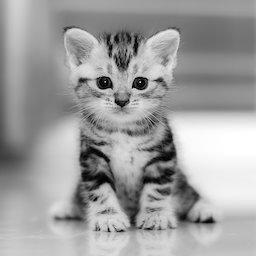
#> input picture Aulas/kitten.jpg, 256 x 256 px; its folder holds only this picture in this run
$ jupyter execute --allow-errors Aula_02_comA9_2.ipynb
#> lines starting #> are read from the running program, lines starting #| are printed output that depends on the picture
[cell 1]
import numpy as np
from sklearn.feature_extraction.text import CountVectorizer
from sklearn.metrics.pairwise import cosine_similarity
import glob

# Problema 1: Portifolio de Investimentos

## Dados:
 Série histórica de retornos de investimentos ao longo de 12 meses

[cell 2]
"""
Análise de Risco de Portfolio de Investimentos

Use normas e desvio padrão para analisar risco e retorno de investimentos.
"""
print("\n" + "=" * 60)
print("ANÁLISE DE RISCO DE PORTFOLIO DE INVESTIMENTOS")
print("=" * 60)

# Retornos mensais (%) de 5 ativos durante 12 meses
ativos = ['Ação A', 'Ação B', 'Ação C', 'Título D', 'Fundo E']

retornos = np.array([
    [2.1, -1.5, 3.2, 0.8, 1.2],   # Mês 1
    [1.8, 2.3, -0.5, 0.9, 1.1],   # Mês 2
    [-0.5, 1.8, 2.1, 0.7, 0.9],   # Mês 3
    [3.2, -2.1, 1.8, 0.8, 1.3],   # Mês 4
    [0.9, 3.5, -1.2, 0.6, 1.0],   # Mês 5
    [2.5, 0.8, 2.8, 0.9, 1.4],    # Mês 6
    [-1.2, 2.9, 0.5, 0.7, 0.8],   # Mês 7
    [1.6, -0.8, 3.1, 0.8, 1.2],   # Mês 8
    [2.8, 1.5, -0.8, 0.6, 1.1],   # Mês 9
    [0.3, 2.7, 1.9, 0.9, 1.3],    # Mês 10
    [1.9, -1.3, 2.4, 0.7, 0.9],   # Mês 11
    [2.2, 1.1, 0.7, 0.8, 1.2]     # Mês 12
])

print("Retornos mensais (%) dos ativos:")
print(f"{'Mês':<5}", end="")
for ativo in ativos:
    print(f"{ativo:>10}", end="")
print()

for i in range(12):
    print(f"{i+1:<5}", end="")
    for j in range(5):
        print(f"{retornos[i,j]:>10.1f}", end="")
    print()

[cell 3]
# a) Análise de retorno e risco individual
print(f"\na) Análise individual dos ativos:")
print(f"{'Ativo':<10} {'Retorno Médio':<15} {'Risco (Std)':<12} {'Sharpe Ratio':<12}")

retornos_medios = np.mean(retornos, axis=0)
riscos = np.std(retornos, axis=0)
sharpe_ratios = retornos_medios / riscos

for i, ativo in enumerate(ativos):
    pass
    print(f"{ativo:<10} {retornos_medios[i]:<15.2f} {riscos[i]:<12.3f} {sharpe_ratios[i]:<12.3f}")

### b) Análise de correlação usando produto interno
- Normalizar os retornos (centrar na média)
    - retornos_centrados = retornos - retornos_medios

- Exercício: Calcular a matriz de correlação usando produto interno
    - $ C_{ij} = <v_i, v_j> / (||v_i||\cdot ||v_j||)$

[cell 4]
# b) Análise de correlação usando produto interno
retornos_centrados = retornos - retornos_medios
#a linha de cima tira a media de cada elemento da matriz

print("Matriz de retornos centrados:")
print(retornos_centrados)

# Calcular a matriz de correlação usando produto interno
num_ativos = retornos_centrados.shape[1] # pega a quantidade de ativos que sera usado
matriz_correlacao = np.zeros((num_ativos, num_ativos)) #cria uma  matriz da dimensao num_ativos com zeros

#os for aninhados mostram que eu farei o calculo de  cada elemento da matriz fazendo linha por coluna ,se pa
for i in range(num_ativos):
    for j in range(num_ativos):
        v_i = retornos_centrados[:, i]
        v_j = retornos_centrados[:, j]

        # Calcular o produto interno
        produto_interno = np.dot(v_i, v_j)

        # Calcular as normas (magnitudes)
        norma_v_i = np.linalg.norm(v_i)
        norma_v_j = np.linalg.norm(v_j)

        # Calcular a correlação
        if norma_v_i != 0 and norma_v_j != 0:
            matriz_correlacao[i, j] = produto_interno / (norma_v_i * norma_v_j)
        else:
            matriz_correlacao[i, j] = 0 # Evita divisão por zero se um dos vetores for zero

print("\nMatriz de Correlação:")
print(matriz_correlacao)
#diagonal é sempre 1
#note q é simétrica e poderia fazer apenas para um lado da diagonal e dps copiar
#essa correlação mostra que os "ativos" são semelhantes perante esses argumentos, se uma cresce a outra tb (talvez) cresce se tiverem corr parecidas
#mas corr não implica uma causalidade

[cell 5]
# c) Análise de portfolios
print(f"\nc) Análise de diferentes portfolios:")

# Portfolio 1: Igualmente distribuído
pesos1 = np.array([0.2, 0.2, 0.2, 0.2, 0.2])

# Portfolio 2: Conservador (mais em títulos)
pesos2 = np.array([0.1, 0.1, 0.1, 0.5, 0.2])

# Portfolio 3: Agressivo (mais em ações)
pesos3 = np.array([0.4, 0.3, 0.3, 0.0, 0.0])

portfolios = [pesos1, pesos2, pesos3]
nomes_portfolios = ['Equilibrado', 'Conservador', 'Agressivo']

print(f"{'Portfolio':<12} {'Retorno':<10} {'Risco':<10} {'Sharpe':<10}")

for i, (nome, pesos) in enumerate(zip(nomes_portfolios, portfolios)):
    pass
    # Retorno esperado do portfolio
    retorno_medio_portifolio = np.dot(retornos_medios,pesos)
    # Risco do portfolio (norma dos retornos ponderados centrados)
    retornos_ponderado = np.dot(retornos,pesos)
    risco_portfolio = np.std(retornos_ponderado)

    # Sharpe ratio
    shape_portifolio = retorno_medio_portifolio/risco_portfolio
    print(f"{nome:<12} {retorno_medio_portifolio:<10.2f} {risco_portfolio:<10.3f} {shape_portifolio:<10.3f}")

# Problema 2: Sistema de busca simples

## Dados:
- Lista de documentos ou páginas
- texto de busca

[cell 6]
# Leitura dos arquivos de texto
print("\nLeitura de arquivos de texto:")
doc_dir = "." # Corrected directory to current directory
arquivos = glob.glob(f"*.txt") # Corrected glob pattern
docs = []
file_names = [arquivo.split('/')[-1].replace('.txt', '') for arquivo in arquivos]
for arquivo in arquivos:
    with open(arquivo, 'r', encoding='utf-8') as f:
        docs.append(f.read())

# Exemplo de arquivos lidos
print(f"Arquivos encontrados: {len(docs)}")
if docs: # Added check to prevent error if no files are found
    print("Primeiro arquivo lido:")
    print(docs[0][:100] + "...")  # Exibe os primeiros 100 caracteres do primeiro arquivo
else:
    print("Nenhum arquivo .txt encontrado.")

[cell 7]
from sklearn.feature_extraction.text import CountVectorizer
from sklearn.metrics.pairwise import cosine_similarity
import numpy as np
# criação do vetor de características
stopwords_pt = ['a', 'o', 'e', 'de', 'do', 'da', 'em', 'um', 'para', 'com', 'não', 'uma', 'os', 'no', 'se', 'na', 'por', 'mais', 'as', 'dos', 'como', 'mas', 'foi', 'ao', 'ele', 'das', 'tem', 'à', 'seu', 'sua', 'ou', 'ser', 'quando', 'muito', 'há', 'nos', 'já', 'está', 'eu', 'também', 'só', 'pelo', 'pela', 'até', 'isso', 'ela', 'entre', 'era', 'depois', 'sem', 'mesmo', 'aos', 'ter', 'seus', 'quem', 'nas', 'me', 'esse', 'eles', 'estão', 'você', 'tinha', 'foram', 'essa', 'num', 'nem', 'suas', 'meu', 'às', 'minha', 'têm', 'numa', 'pelos', 'elas', 'havia', 'seja', 'qual', 'será', 'nós', 'tenho', 'lhe', 'deles', 'essas', 'esses', 'pelas', 'este', 'dele', 'tu', 'te', 'vocês', 'vos', 'lhes', 'meus', 'minhas', 'teu', 'tua', 'teus', 'tuas', 'nosso', 'nossa', 'nossos', 'nossas', 'dela', 'delas', 'esta', 'estes', 'estas', 'aquele', 'aquela', 'aqueles', 'aquelas', 'isto', 'aquilo', 'estou', 'está', 'estamos', 'estão', 'estive', 'esteve', 'estivemos', 'estiveram', 'estava', 'estávamos', 'estavam', 'estivera', 'estivéramos', 'esteja', 'estejamos', 'estejam', 'estivesse', 'estivéssemos', 'estivessem', 'estiver', 'estivermos', 'estiverem', 'hei', 'há', 'havemos', 'hão', 'houve', 'houvemos', 'houveram', 'houvera', 'houvéramos', 'haja', 'hajamos', 'hajam', 'houvesse', 'houvéssemos', 'houvessem', 'houver', 'houvermos', 'houverem', 'houverei', 'houverá', 'houveremos', 'houverão', 'houveria', 'houveríamos', 'houveriam', 'sou', 'somos', 'são', 'era', 'éramos', 'eram', 'fui', 'foi', 'fomos', 'foram', 'fora', 'fôramos', 'seja', 'sejamos', 'sejam', 'fosse', 'fôssemos', 'fossem', 'for', 'formos', 'forem', 'serei', 'será', 'seremos', 'serão', 'seria', 'seríamos', 'seriam', 'tenho', 'tem', 'temos', 'tém', 'tinha', 'tínhamos', 'tinham', 'tive', 'teve', 'tivemos', 'tiveram', 'tivera', 'tivéramos', 'tenha', 'tenhamos', 'tenham', 'tivesse', 'tivéssemos', 'tivessem', 'tiver', 'tivermos', 'tiverem', 'terei', 'terá', 'teremos', 'terão', 'teria', 'teríamos', 'teriam']
vectorizer = CountVectorizer(stop_words=stopwords_pt)
#> (the rest of this cell did not finish here and is left out)

[cell 8]
# exemplo de busca: Buscar documento com menor distancia euclidiana
from sklearn.metrics.pairwise import euclidean_distances
import numpy as np
print("\nExemplo de busca: Buscar documento com menor distância euclidiana")
texto_busca = "qual a comida mais popular do Brasil"
#> (the rest of this cell did not finish here and is left out)

[cell 9]
# Exercicio: mude o critério de busca para encontrar documentos que estejam mais proximos pela distancia euclidiana
#feito em cima
#cada linha é a cada e cada coluna representa as suas caract, a != das casas ou comprações desse tipo é bem dada por escalas, por isso é necessário o uso de padronização dos vetores. Essa padronização é ideal entre os vetores entao no caos do exemplo tem que padronizar por cada propriedade, as quais estão dispostas em colunas
#ELe vai alterar a dist dos elem e diminuir os outliers entre as "propriedades" da casa, vai ficar tipo uma dist normal
#Essa padronização viabiliza comparações, vai manter as escalas entre os mesmos atributos.
#padronização == zscore(data)
#[:,i] para tds linha da coluna i
#ele ta fazendo a padronização de cada vetor(cada coluna) e armaz td junto numa matriz, pq dps da para fazer o slice
#erro pq é só int ai tem q por um dos valore do vetor como float
#na lista padroniza os atributos de cada país.

[cell 10]
min_max = lambda x: np.max(x) - np.min(x)
dif_last_first = lambda x: x[-1] - x[0]

# [16 lines left out: function test_linear_mult, not called in this run]


def ret_vet_a(f,n):
  pass
f_prod = lambda x,a: np.dot(x,a)

se pa q agr vamos tratar de LI e LD
Conjunto vazio é LI, pq o nada não pode se relacionar com nada, não há vetores para combinar.
A ortogonalização é um passo que cria vetores ortogonais, enquanto a ortonormalização é um passo adicional que também garante que esses vetores sejam normalizados (de comprimento unitário), culminando num conjunto ortonormal.
Algol de recomendações, as quais usam matriz é necessário o processo de ortogonalização no algol.

[cell 11]
v1 = [1,0,1]
v2 = [0,1,1]
v3 = [1,1,1]

colecao_v = [v1,v2,v3]


def proj(u,v):
  return (np.dot(u,v)/np.dot(u,u))*u

def rank(matrix_vets):
  return np.linalg.matrix_rank(matrix_vets)
def is_ld(colecao_vets):
    mtx = np.array(colecao_vets).T
    rank(mtx)
    return rank(mtx) == len(colecao_vets)

if is_ld(colecao_v):
  print("A coleção é LD")
else:
  print("A coleção não é LD")

# [14 lines left out: function ortogonaliz, not called in this run]

[cell 12]
import numpy as np

def is_linearly_dependent(vets):
  """
  Verifica se um conjunto de vetores é linearmente dependente.

  Args:
    vets: Uma lista de vetores.

  Returns:
    True se os vetores forem linearmente dependentes, False caso contrário.
  """
  # Cria uma matriz a partir dos vetores
  matrix = np.array(vets).T # Transpõe para que cada coluna seja um vetor

  # Calcula o rank da matriz
  rank = np.linalg.matrix_rank(matrix)

  # Verifica se o rank é menor que o número de vetores
  return rank < len(vets)

# Example usage:
v1 = [1, 0, 1]
v2 = [0, 1, 1]
v3 = [1, 1, 2] # v3 = v1 + v2 (linearly dependent)

if is_linearly_dependent([v1, v2, v3]):
  print("Os vetores são linearmente dependentes.")
else:
  print("Os vetores são linearmente independentes.")

v4 = [1, 0, 0]
v5 = [0, 1, 0]
v6 = [0, 0, 1] # Linearly independent

if is_linearly_dependent([v4, v5, v6]):
  print("Os vetores são linearmente dependentes.")
else:
  print("Os vetores são linearmente independentes.")

Matrizes
Matrizes são como vetores com +dimensões

#> (a cell that did not finish here is left out)

[cell 14]
#Projeção em um vetor é uma operação linear (verifique). Crie a matriz de projeção em um vetor qualquer.
#tu achou essa matriz M, esta no caderno antigo começando do verso dele
def projecao(u,v):
  return (np.dot(u,v)/np.dot(u,u))*u

print(projecao(np.array([1,2]),np.array([3,4])))
u = np.array([4.0,3.0])
v = np.array([1,2])

#se for quadrada ela tera um padrao da diag princ com quadrados e o resto com prod entre os elem

def proj_mat(u):
  proj =np.array([
      [u[0]**2,u[0]*u[1]],
      [u[0]*u[1],u[1]**2]
  ])
  proj /=np.dot(u,u)
  return proj

def proj_mat2(u):
  proj = np.outer(u,u) / np.dot(u,u)
  return proj

M_proj = proj_mat(u)
print(M_proj)
print("\n\n")
vet_proj = M_proj @ v
print(vet_proj)

[cell 15]
#Aula 07
import numpy as np
from PIL import Image
import matplotlib.pyplot as plt
from scipy.signal import convolve2d

img = Image.open('kitten.jpg')
#> img is the input picture: PIL image 256x256 L; min 0, max 255, mean 159.3
img_array = np.array(img)

plt.imshow(img_array, cmap='grey')


## Adiciona ruido na imagem:
def sp_noise(image,prob):
    '''
    Add salt and pepper noise to image
    prob: Probability of the noise
    '''
#> called with prob = 0.01
    output = np.zeros(image.shape,np.uint8)
    thres = 1 - prob
    for i in range(image.shape[0]):
        for j in range(image.shape[1]):
            rdn = np.random.random()
            if rdn < prob:
                output[i][j] = 0
            elif rdn > thres:
                output[i][j] = 255
            else:
                output[i][j] = image[i][j]
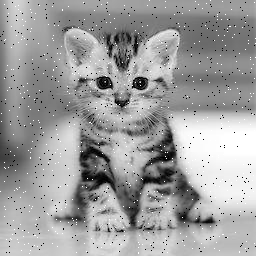
#> output: shape (256, 256); min 0, max 255, mean 158.6
    return output

img_sp = sp_noise(img_array, prob=0.01)
plt.imshow(img_sp, cmap='gray')

## Filtro de blur:
filter_size = 3
blur_filter = np.full((filter_size,filter_size), 1.0/(filter_size**2))

## Usa o filtro atravez de convolução

img_blur = convolve2d(img_sp, blur_filter)
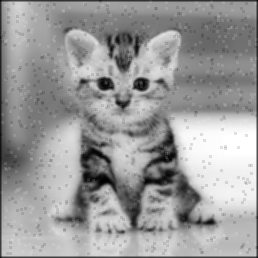
#> img_blur: shape (258, 258) float64; min 3.89, max 255, mean 156.1; drawn with min black and max white
plt.imshow(img_blur, cmap='gray')


# Filtro de detecção de Borda:
#pega borda vertical
filtro_borda = np.array([
    [1,-2,1]
])

img_borda = convolve2d(img_array, filtro_borda)
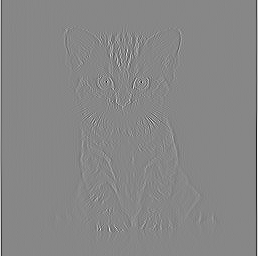
#> img_borda: shape (256, 258) int64; min -308, max 273, mean 0; drawn with min black and max white
plt.imshow(img_borda, cmap='gray')
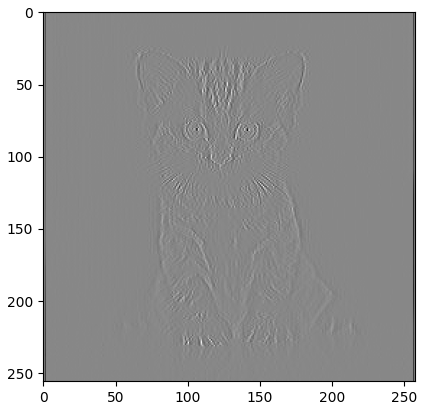
#> figure drawn by matplotlib, 1 panel

[cell 16]
import numpy as np
from PIL import Image
import matplotlib.pyplot as plt
from scipy.signal import convolve2d

img = Image.open('kitten.jpg')
img_array = np.array(img)

plt.imshow(img_array, cmap='grey')


## Adiciona ruido na imagem:
def sp_noise(image,prob):
    '''
    Add salt and pepper noise to image
    prob: Probability of the noise
    '''
#> called with prob = 0.01
    output = np.zeros(image.shape,np.uint8)
    thres = 1 - prob
    for i in range(image.shape[0]):
        for j in range(image.shape[1]):
            rdn = np.random.random()
            if rdn < prob:
                output[i][j] = 0
            elif rdn > thres:
                output[i][j] = 255
            else:
                output[i][j] = image[i][j]
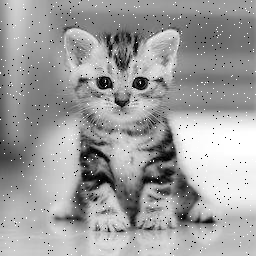
#> output: shape (256, 256); min 0, max 255, mean 158.7
    return output

img_sp = sp_noise(img_array, prob=0.01)
plt.imshow(img_sp, cmap='gray')

## Filtro de blur:
filter_size = 3
blur_filter = np.full((filter_size,filter_size), 1.0/(filter_size**2))

## Usa o filtro atravez de convolução

img_blur = convolve2d(img_sp, blur_filter)
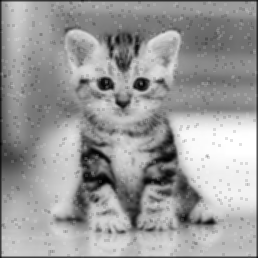
#> img_blur: shape (258, 258) float64; min 3.22, max 255, mean 156.3; drawn with min black and max white
plt.imshow(img_blur, cmap='gray')


# Filtro de detecção de Borda:
#pega borda horizontal
filtro_borda = np.array([
    [1],
    [-2],
    [1]
])

img_borda = convolve2d(img_array, filtro_borda)
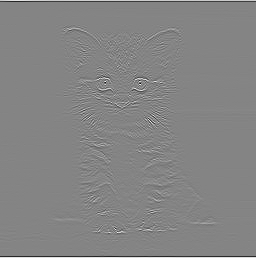
#> img_borda: shape (258, 256) int64; min -290, max 268, mean 0; drawn with min black and max white
plt.imshow(img_borda, cmap='gray')

Sistemas Lineares: Ax=b

[cell 17]
import numpy as np
import numpy.linalg as la
#import scipy.linalg as la
import matplotlib.pyplot as plt
#matriz retangular nao tem posto completo, ent nao daria para resolver um sist linear(se pa)

U = np.array ([
    [1,2,3],
    [4,5,6],
    [0,0,0]
])
print(la.matrix_rank(U))

A = np.array([[2,1,1],
              [2,0,2],
              [4,3,4]])
b = np.array([[-1],
              [1],
              [1]])
print(A)
print(b)

#Resolve o sist linear, x é o vetor de variaveis que estamos tentando encontrar
x = la.solve(A,b)
print(x)

# Erro numérico:
r = la.norm(A@x - b)
print(r)


N=10
R=20
V=110

b_ = np.full(N,V)
A_1 = np.diag(np.full(N,2*R))
A_2 = np.diag(np.full(N-1,-R),1)
print(A_1.shape)
print(A_2.shape)
A_ = A_1 +A_2 + A_2.T
print(A_)
i = la.solve(A_,b_)
print(i)
#Esse graf q ta tentando fazer seria da corrente i. Ficaria em formato de parabola =-ax² (o formato)
plt.plot(i,".")
plt.xlabel("Indice da corrente i")
plt.ylabel("h ")
plt.show()
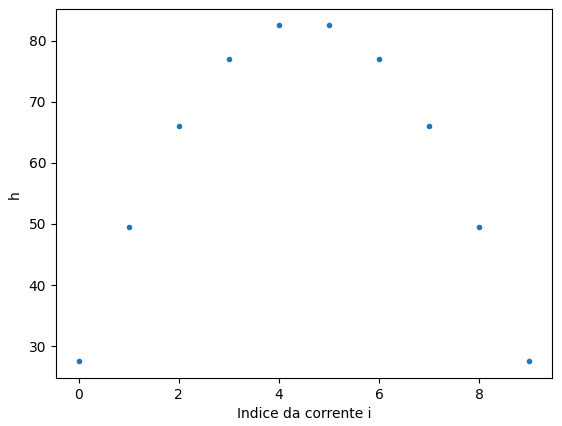
#> figure drawn by matplotlib, 1 panel; curve peaks at x = 4, y = 82.5
